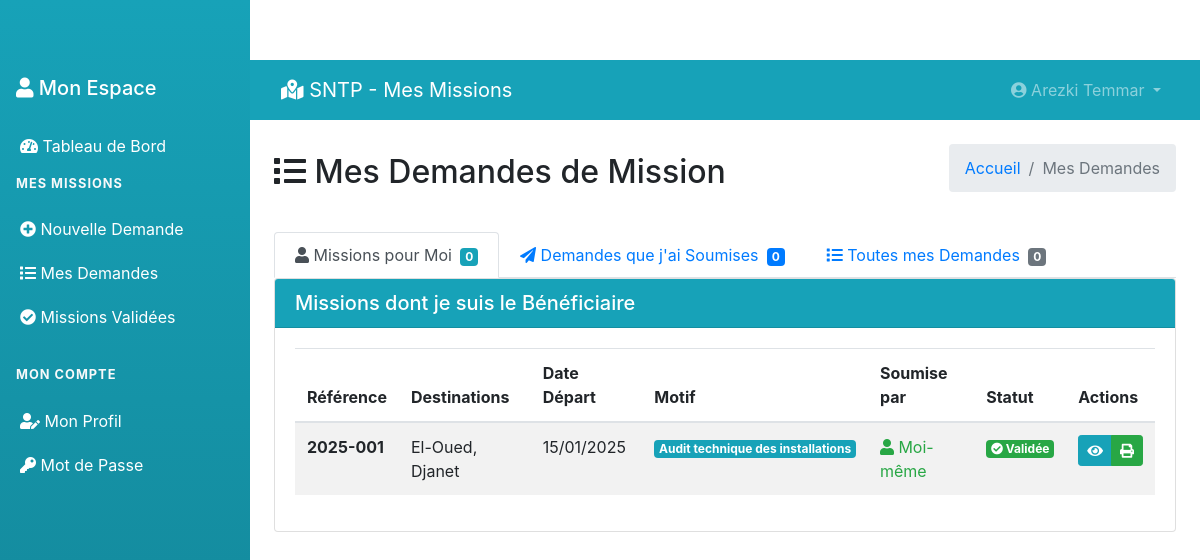
The app's page /user/my-missions.php (signed in), older data.
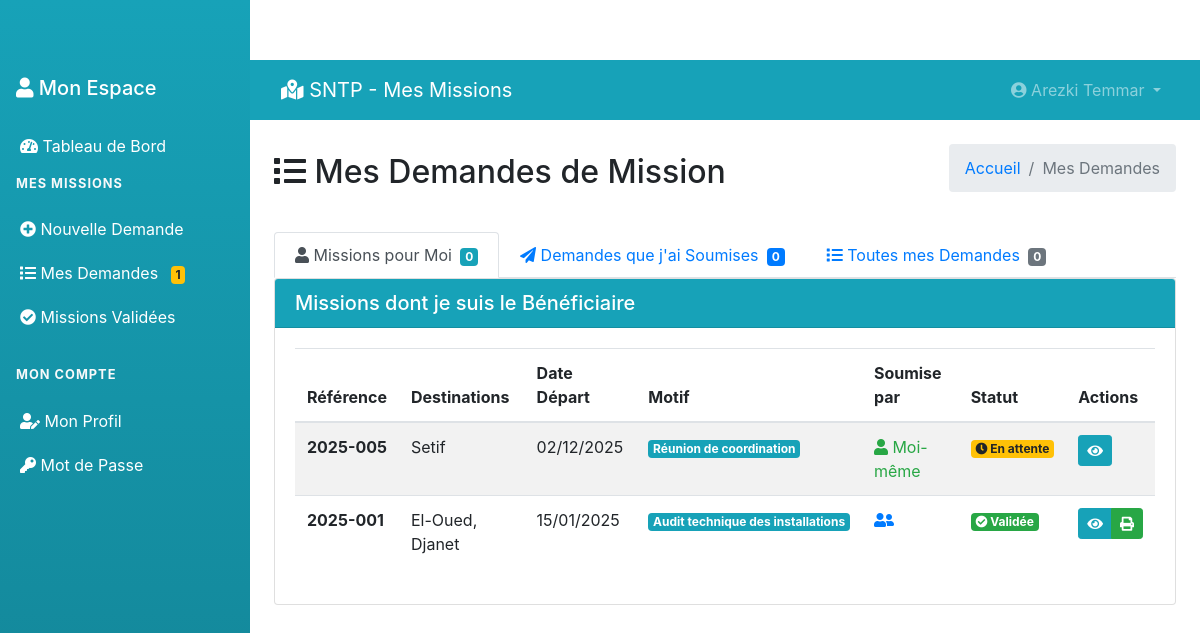
The same page, newer data.
### tables this page shows
CREATE TABLE `tblmissions` (
  `ID` int(10) NOT NULL,
  `UserID` int(5) NOT NULL,
  `SubmittedBy` int(5) DEFAULT NULL,
  `ReferenceNumber` varchar(50) DEFAULT NULL,
  `NomPrenom` varchar(400) DEFAULT NULL,
  `Fonction` varchar(200) DEFAULT NULL,
  `VilleDepart` varchar(200) DEFAULT NULL,
  `DateDepart` date DEFAULT NULL,
  `Destinations` text DEFAULT NULL,
  `ItineraireType` varchar(100) DEFAULT NULL,
  `MotifDeplacement` varchar(300) DEFAULT NULL,
  `MoyenTransport` varchar(200) DEFAULT NULL,
  `DateRetour` date DEFAULT NULL,
  `Observations` text DEFAULT NULL,
  `Status` enum('en_attente','validee','rejetee','en_cours') DEFAULT 'en_attente',
  `Remarque` text DEFAULT NULL,
  `ValidatedBy` int(5) DEFAULT NULL,
  `DateCreation` timestamp NULL DEFAULT current_timestamp(),
  `DateValidation` timestamp NULL DEFAULT NULL ON UPDATE current_timestamp(),
  `SignaturePath` varchar(255) DEFAULT NULL COMMENT 'Signature manuscrite lors de la validation',
  `StampPath` varchar(255) DEFAULT NULL COMMENT 'Cachet officiel utilisé'
);

### user/includes/header.php (called while the page is built, shortened)
<?php
$uid = $_SESSION['GMSuid'];
?>

### user/my-missions.php (the view, shortened to what the changed rows need)
<?php
include('../includes/config.php');
if (strlen($_SESSION['GMSuid']) == 0) {
    header('location:logout.php');
} else {
?>
<!DOCTYPE html>
<html lang="fr">
<head>
    <link href="https://cdn.jsdelivr.net/npm/bootstrap@4.6.2/dist/css/bootstrap.min.css" rel="stylesheet">
    <link href="https://cdnjs.cloudflare.com/ajax/libs/font-awesome/5.15.4/css/all.min.css" rel="stylesheet">
    <link href="https://cdn.datatables.net/1.11.5/css/dataTables.bootstrap4.min.css" rel="stylesheet">
</head>
<body>
    <?php include_once('includes/sidebar.php'); ?>
    <div class="main-content">
        <?php include_once('includes/header.php'); ?>
        <div class="container-fluid p-4">
            <div class="d-flex justify-content-between align-items-center mb-4">
                <h2><i class="fas fa-list"></i> Mes Demandes de Mission</h2>
            </div>
            <div class="tab-content" id="missionTabsContent">
                <div class="tab-pane fade show active" id="for-me" role="tabpanel">
                    <div class="card">
                        <div class="card-body">
                            <div class="table-responsive">
                                <table class="table table-striped" id="forMeTable">
                                    <thead>
                                        <tr>
                                            <th>Référence</th>
                                            <th>Destinations</th>
                                            <th>Date Départ</th>
                                            <th>Motif</th>
                                            <th>Soumise par</th>
                                            <th>Statut</th>
                                            <th>Actions</th>
                                        </tr>
                                    </thead>
                                    <tbody>
                                        <?php
                                        $sql = "SELECT m.*, s.Nom as SubmitterNom, s.Prenom as SubmitterPrenom, s.Fonction as SubmitterFonction
                                               FROM tblmissions m
                                               LEFT JOIN tblusers s ON m.SubmittedBy = s.ID
                                               WHERE m.UserID = :uid
                                               ORDER BY m.DateCreation DESC";
                                        $query = $dbh->prepare($sql);
                                        $query->bindParam(':uid', $uid, PDO::PARAM_STR);
                                        $query->execute();
                                        $for_me_missions = $query->fetchAll(PDO::FETCH_OBJ);
                                        if(count($for_me_missions) > 0) {
                                            foreach($for_me_missions as $row) {
                                        ?>
                                        <tr>
                                            <td><strong><?php echo htmlentities($row->ReferenceNumber); ?></strong></td>
                                            <td><?php echo htmlentities($row->Destinations); ?></td>
                                            <td><?php echo date('d/m/Y', strtotime($row->DateDepart)); ?></td>
                                            <td>
                                                <span class="badge badge-info">
                                                    <?php echo htmlentities($row->MotifDeplacement); ?>
                                                </span>
                                            </td>
                                            <td>
                                                <?php if($row->SubmittedBy == $uid) { ?>
                                                    <span class="text-success">
                                                        <i class="fas fa-user"></i> Moi-même
                                                    </span>
                                                <?php } else { ?>
                                                    <span class="text-primary">
                                                        <i class="fas fa-user-friends"></i>
                                                    </span>
                                                    <br><small class="text-muted"><?php echo htmlentities($row->SubmitterFonction); ?></small>
                                                <?php } ?>
                                            </td>
                                            <td>
                                                <?php if($row->Status == 'en_attente') { ?>
                                                    <span class="badge badge-warning">
                                                        <i class="fas fa-clock"></i> En attente
                                                    </span>
                                                <?php } elseif($row->Status == 'validee') { ?>
                                                    <span class="badge badge-success">
                                                        <i class="fas fa-check-circle"></i> Validée
                                                    </span>
                                                <?php } elseif($row->Status == 'rejetee') { ?>
                                                    <span class="badge badge-danger">
                                                        <i class="fas fa-times-circle"></i> Rejetée
                                                    </span>
                                                <?php } ?>
                                            </td>
                                            <td>
                                                <div class="btn-group">
                                                    <a href="view-mission.php?mid=<?php echo $row->ID; ?>"
                                                       class="btn btn-sm btn-info" title="Voir">
                                                        <i class="fas fa-eye"></i>
                                                    </a>
                                                    <?php if($row->Status == 'validee') { ?>
                                                    <a href="print-mission.php?mid=<?php echo $row->ID; ?>"
                                                       class="btn btn-sm btn-success" title="PDF" target="_blank">
                                                        <i class="fas fa-print"></i>
                                                    </a>
                                                    <?php } ?>
                                                </div>
                                            </td>
                                        </tr>
                                        <?php }
                                        } else { ?>
                                        <tr><td colspan="7" class="text-center text-muted">Aucune mission pour vous</td></tr>
                                        <?php } ?>
                                    </tbody>
                                </table>
                            </div>
                        </div>
                    </div>
                </div>
            </div>
        </div>
    </div>
</body>
</html>
<?php } ?>

### user/includes/sidebar.php (shortened to what the changed rows need)
<div class="sidebar bg-info text-white">
    <nav class="nav flex-column">
        <div class="nav-section">
            <a class="nav-link text-white" href="my-missions.php">
                <i class="fas fa-list"></i> Mes Demandes
                <?php
                $uid = $_SESSION['GMSuid'];
                $sql = "SELECT COUNT(*) as total FROM tblmissions WHERE UserID=:uid AND Status='en_attente'";
                $query = $dbh->prepare($sql);
                $query->bindParam(':uid', $uid, PDO::PARAM_STR);
                $query->execute();
                $pending = $query->fetch(PDO::FETCH_OBJ)->total;
                if($pending > 0) {
                    echo '<span class="badge badge-warning ml-2">'.$pending.'</span>';
                }
                ?>
            </a>
        </div>
    </nav>
</div>

Row changes from the older to the newer data that the page shows:
added tblmissions: ReferenceNumber "2025-005", Destinations "Setif", DateDepart "02/12/2025", MotifDeplacement "Réunion de coordination", shows "Moi-même", Status "en_attente" (drawn)
changed tblmissions "El-Oued, Djanet": no longer shows "Moi-même"
Text that changed along with them:
$pending: (not shown) → "1"
